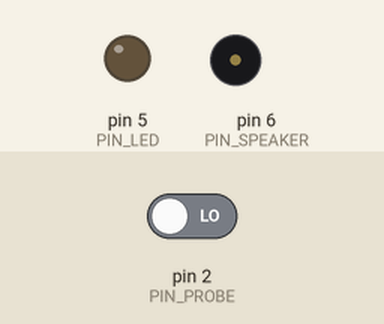
The sketch below on a simulated Arduino Uno, built with avr-gcc and run on an emulated ATmega328P. On the bench: output pins drawn as LEDs (lit = HIGH), buzzer (waves = sounding). The test bench sets the inputs (shaded band); at power-on: pin 2 (PIN_PROBE) LOW. Pins used as bus, display or sensor lines are not drawn.

Above: at 1.4 s.
1.5 s: pin 2 (PIN_PROBE) driven HIGH
At 4.8 s:
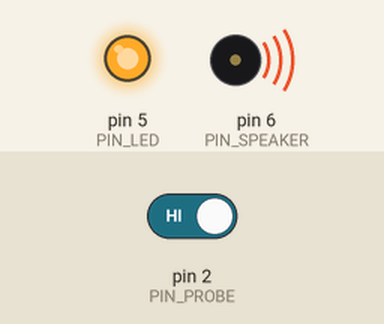
Timing chart, 0 to 10.5 s (numbered marks = the images above; inputs shaded):
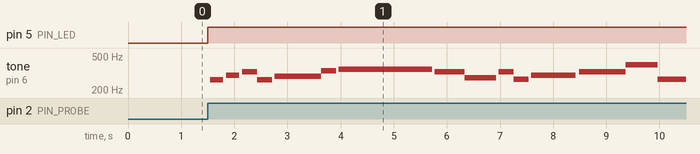

Measured:
- after the input at 1.5 s, pin 5 (PIN_LED): LOW → HIGH at once; tone on pin 6 (PIN_SPEAKER): plays 264 Hz for 0.24 s, 296 Hz for 0.24 s, 329 Hz for 0.28 s, 262 Hz for 0.28 s, 291 Hz for 0.88 s, 334 Hz for 0.28 s … (15 notes in this stretch), starting after 0.05 s

The sketch:

m01_v1.ino
```cpp
// vim syntax:cpp
/*
 * Copyright (C) 2017 Vincent Sallaberry
 * vrobobox <https://github.com/vsallaberry/robobox>
 *
 * This program is free software; you can redistribute it and/or modify
 * it under the terms of the GNU General Public License as published by
 * the Free Software Foundation; either version 3 of the License, or
 * (at your option) any later version.
 *
 * This program is distributed in the hope that it will be useful,
 * but WITHOUT ANY WARRANTY; without even the implied warranty of
 * MERCHANTABILITY or FITNESS FOR A PARTICULAR PURPOSE.  See the
 * GNU General Public License for more details.
 *
 * You should have received a copy of the GNU General Public License along
 * with this program; if not, write to the Free Software Foundation, Inc.,
 * 51 Franklin Street, Fifth Floor, Boston, MA 02110-1301 USA.
 */
// BOARD / PIN definitions.
#define PIN_LED     5   // Définition du 'pin' de sortie de la LED
#define PIN_PROBE   2   // Définition du 'pin' du capteur de mouvement
#define PIN_SPEAKER 6   // Définition du 'pin' de sortue du buzzer

#define PLAY_ALL    1   // Put 0 to stop current song as soon Probe becomes OFF.

// Music definitions
enum notes_e {
    SIL = 0,
    DO = 262, DOd = 277, REb = DOd,
    RE = 294, REd = 311, MIb = REd,
    MI = 330,
    FA = 349, MId = FA, FAb = MI, FAd = 370, SOLb = FAd,
    SOL = 392, SOLd = 415, LAb = SOLd,
    LA = 440, LAd = 466, SIb = LAd,
    SI = 494, DOb = SI, SId = DO
};
typedef struct {
    unsigned int     freq;
    unsigned long    duration;
} note_t;
// Rythme des note, valeurs en milisecondes
#define TEMPO   100              // pulsations/seconde
#define N       (60000 / TEMPO) // Noire
#define C       (N / 2)         // Croche
#define DC      (N / 4)         // Doube-Croche
#define NP      (C * 3)         // Noire Pointée
#define B       (N * 2)         // Blanche
#define R       (N * 4)         // Ronde
#define FIN     (0)
#define OCTAVE  1.0             // Octave pour le son

static const note_t    DO_MAJEUR[]  = { { DO/2, C }, { RE/2, C }, { MI/2, C }, { FA/2, C }, { SOL/2, C }, { LA/2, C}, { SI/2, C },
                                      { DO, C }, { RE, C }, { MI, C }, { FA, C }, { SOL, C }, { LA, C}, { SI, C },
                                      { DO*2, C }, { RE*2, C }, { MI*2, C }, { FA*2, C }, { SOL*2, C }, { LA*2, C}, { SI*2, C },
                                      { DO*3, B }, { SIL, FIN } };
static const note_t    LA_MINEUR[]  = { /*{ LA/3, C }, { SI/3, C }, { DO/2, C }, { RE/2, C }, { MI/2, C }, { FA/2, C }, { (SOLd)/2, C }, */
                                        { LA/2, C}, { SI/2, C },  { DO, C }, { RE, C }, { MI, C }, { FA, C }, { SOLd, C },
                                        { LA, C}, { SI, C }, { DO*2, C }, { RE*2, C }, { MI*2, C }, { FA*2, C }, { SOLd*2, C },
                                        { LA*2, C}, { SIL, FIN } };
static const note_t    TABAC[]      = { { DO,C}, { RE,C }, { MI,C }, { DO,C }, { RE,N }, { RE,C }, { MI,C }, { FA,N }, { FA,N }, { MI,N }, { MI,N },
                                        { DO,C}, { RE,C }, { MI,C }, { DO,C }, { RE,N }, { RE,C }, { MI,C }, { FA,N }, { SOL,N }, { DO,B },
                                        { SIL, FIN } };
static const note_t    BIP[]    = { { LA, C }, { SIL, C }, { SIL, FIN } };
static const note_t *  ALARM    = TABAC;

// Static global variables.
static unsigned int     s_note = 0;

// Static utility methods.
static void sound(unsigned long, unsigned int);

// Setup code, to run once.
void setup() {
    pinMode(PIN_LED, OUTPUT);       // le 'pin' de la LED est une sortie
    pinMode(PIN_PROBE, INPUT);      // le 'pin' du capteur est une entrée
    pinMode(PIN_SPEAKER, OUTPUT);   // le 'pin' du speaker est une sortie
}

// Main code, to run repeatedly.
void loop() {
    if ((PLAY_ALL && s_note > 0) || digitalRead(PIN_PROBE) == HIGH) {
        digitalWrite(PIN_LED, HIGH);
        sound(ALARM[s_note].duration - 50, ALARM[s_note].freq);
        delay(50);
        s_note++;
        if (ALARM[s_note].duration == FIN) {
            s_note = 0;
        }
    } else {
        digitalWrite(PIN_LED, LOW);
        sound(0, 0);
        delay(300);
        s_note = 0;
    }
}

/* *********************************************************************************** */

void sound(unsigned long duration, unsigned int freq) {
    if (freq == 0) {
        digitalWrite(PIN_SPEAKER, LOW);
        delay(duration);
        return ;
    }
    const unsigned int  period      = (1.0 / (freq * OCTAVE)) * 1000000;

    // convert input msec in usec
    duration *= 1000;
    for (unsigned long elapsed_us = 0; elapsed_us < duration; elapsed_us += period) {
        digitalWrite(PIN_SPEAKER, HIGH);
        delayMicroseconds((4 * period) / 10);
        digitalWrite(PIN_SPEAKER, LOW);
        delayMicroseconds((6 * period) / 10);
    }
}
```
